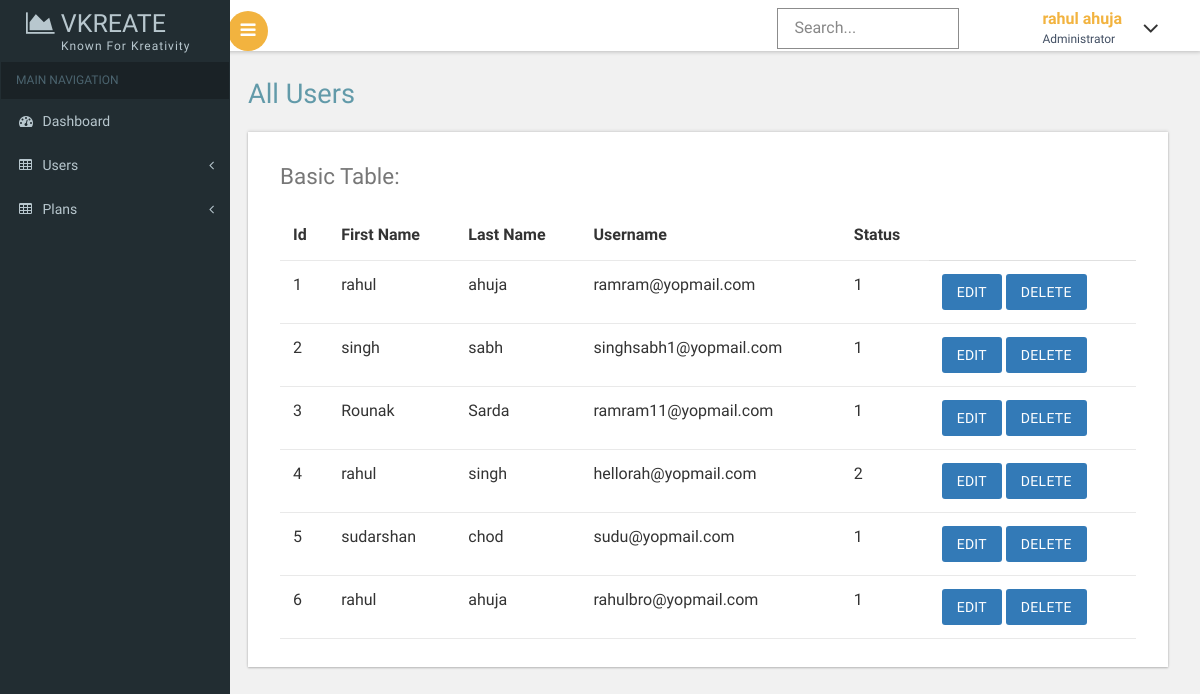
Page /admin/activeuser.php (signed in) on the committed database.
### tables this page shows
CREATE TABLE `user_table` (
  `id` int(11) NOT NULL,
  `first_name` varchar(30) NOT NULL,
  `last_name` varchar(30) NOT NULL,
  `email` varchar(50) NOT NULL,
  `verifyemail` varchar(50) DEFAULT NULL,
  `remember_tocken` varchar(100) DEFAULT NULL,
  `password` int(30) NOT NULL,
  `status` int(11) NOT NULL DEFAULT 2
);

### admin/activeuser.php (the view, shortened to what this page needs)
<!DOCTYPE HTML>
<html>
<head>
<link href="css/bootstrap.css" rel='stylesheet' type='text/css' />
<link href="css/style.css" rel='stylesheet' type='text/css' />
<link href="css/font-awesome.css" rel="stylesheet">
 <link href='css/SidebarNav.min.css' media='all' rel='stylesheet' type='text/css'/>
<link href="css/custom.css" rel="stylesheet">
</head>
<body class="cbp-spmenu-push">
	<div class="main-content">
	<div class="cbp-spmenu cbp-spmenu-vertical cbp-spmenu-left" id="cbp-spmenu-s1">
		<aside class="sidebar-left">
      <nav class="navbar navbar-inverse">
          <div class="navbar-header">
            <h1><a class="navbar-brand" href="../index.php"><span class="fa fa-area-chart"></span> VKREATE <span class="dashboard_text">Known for Kreativity</span></a></h1>
          </div>
          <div class="collapse navbar-collapse" id="bs-example-navbar-collapse-1">
            <ul class="sidebar-menu">
              <li class="header">MAIN NAVIGATION</li>
              <li class="treeview">
                <a href="index.php">
                <i class="fa fa-dashboard"></i> <span>Dashboard</span>
                </a>
              </li>
              <li class="treeview">
               	<a href="#">
                <i class="fa fa-table"></i> <span>Users</span>
                <i class="fa fa-angle-left pull-right"></i>
                </a>
              </li>
                <li class="treeview">
                <a href="#">
                <i class="fa fa-table"></i> <span>Plans</span>
                <i class="fa fa-angle-left pull-right"></i>
                </a>
              </li>
            </ul>
          </div>
      </nav>
    </aside>
	</div>
		<div class="sticky-header header-section ">
			<div class="header-left">
				<button id="showLeftPush"><i class="fa fa-bars"></i></button>
				<div class="clearfix"> </div>
			</div>
			<div class="header-right">
				<div class="search-box">
					<form class="input">
						<input class="sb-search-input input__field--madoka" placeholder="Search..." type="search" id="input-31" />
						<label class="input__label" for="input-31">
							<svg class="graphic" width="100%" height="100%" viewBox="0 0 404 77" preserveAspectRatio="none">
								<path d="m0,0l404,0l0,77l-404,0l0,-77z"/>
							</svg>
						</label>
					</form>
				</div>
				<div class="profile_details">
					<ul>
						<li class="dropdown profile_details_drop">
							<a href="#" class="dropdown-toggle" data-toggle="dropdown" aria-expanded="false">
								<div class="profile_img">
									<div class="user-name">
										<p><?php echo $_SESSION['firstname']." ".$_SESSION['lastname']; ?></p>
										<span>Administrator</span>
									</div>
									<i class="fa fa-angle-down lnr"></i>
									<div class="clearfix"></div>
								</div>
							</a>
						</li>
					</ul>
				</div>
				<div class="clearfix"> </div>
			</div>
			<div class="clearfix"> </div>
		</div>
		<div id="page-wrapper">
			<div class="main-page">
				<div class="tables">
					<h2 class="title1">All Users</h2>
					<div class="panel-body widget-shadow">
						<h4>Basic Table:</h4>
						<table class="table">
							<thead>
								<tr>
								  <th>Id</th>
								  <th>First Name</th>
								  <th>Last Name</th>
								  <th>Username</th>
								  <th>Status</th>
								</tr>
							</thead>
							<tbody>
<?php
$i=1;
function printResultSet(&$rowset, $i)
{
    foreach ($rowset as $row)
    {	echo "<tr>";
       foreach ($row as $col)
       {
            echo "<td>".$col."</td>";
       }
       echo "<td><input type='submit' value='Edit' class='btn btn-primary'> <input type='submit' value='Delete' class='btn btn-primary'></td></tr>";
    }
}
try
{
	require("../connection.php");
	$sql="SELECT id,first_name,last_name,email,status from user_table";
	$stmt = $pdo->query($sql);
	do
	{
    	$rowset = $stmt->fetchAll(PDO::FETCH_NUM);
    	if ($rowset)
    	{
    	printResultSet($rowset, $i);
    	}
    	$i++;
	} while ($stmt->nextRowset());
}
catch(Exception $e)
{
	echo $e;
}
?>
							</tbody>
						</table>
					</div>
				</div>
			</div>
		</div>
	</div>
</body>
</html>

### admin/css/custom.css (style rules this page uses)
#page-wrapper { padding:5em 2em 2.5em; background-color: #F1F1F1; }

### rows in the picture
user_table: col "1", first_name "rahul", last_name "ahuja", email "ramram@yopmail.com"
user_table: id "2", first_name "singh", last_name "sabh", email "singhsabh1@yopmail.com", status "1"
user_table: id "3", first_name "Rounak", last_name "Sarda", email "ramram11@yopmail.com", status "1"
user_table: id "4", first_name "rahul", last_name "singh", email "hellorah@yopmail.com", status "2"
user_table: id "5", first_name "sudarshan", last_name "chod", email "sudu@yopmail.com", status "1"
user_table: id "6", first_name "rahul", last_name "ahuja", email "rahulbro@yopmail.com", status "1"

### other values in the picture
$_SESSION['firstname'] "rahul"
$_SESSION['lastname'] "ahuja"
